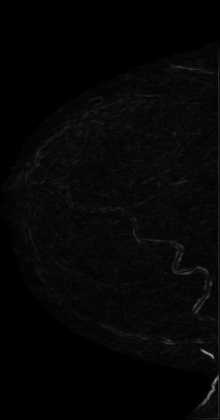
%> input picture threshold/line_strengthed_1.jpg, 220 x 420 px, shrunk from 2100 x 4000 before the run
$ octave thresholded.m   (GNU Octave 9; MATLAB toolbox functions it lacks are replaced by stand-ins)
%> lines starting %> are read from the running program, lines starting %| are printed output that depends on the picture; in (x1, y1, x2, y2) boxes, pixels count from 0 and x2, y2 are one past the last pixel; in counts of white or black regions, pixels touching at a corner belong together; the program's own positions count from 1
close all;
clear;
I = imread('line_strengthed_1.jpg');
%> I is the input picture: size 420x220x3 uint8; min 0, max 162, mean 5.8
% 初始化灰度直方圖
H = zeros(256);

% 計算灰度直方圖
[l, w] = size(I);
%> l = 420; w = 660
for r = 1:l
    for c = 1:w
        index = I(r, c) + 1;
        H(index) = H(index) + 1;
    end
end
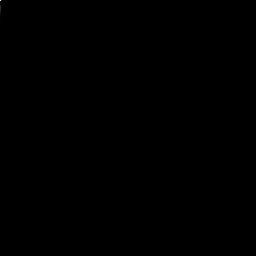
%> H: size 256x256 double; min 0, max 109896, mean 4.2; drawn with min black and max white
% 顯示灰度直方圖
figure;
hist = bar(0:255, H, 'histc');
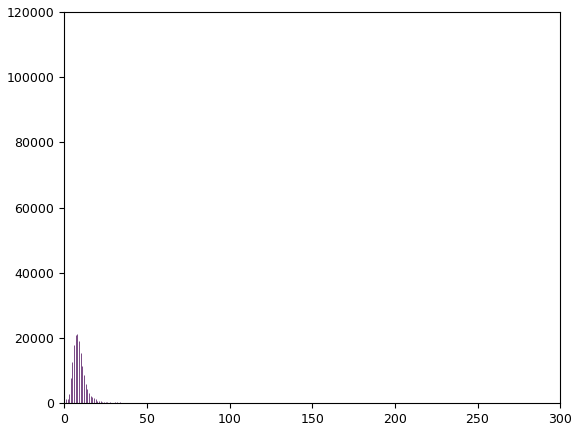
%> figure redrawn from the program's plot data; tallest bar 109896 high, from x = 0 to 0.0025
max = 40;
% 閾值
index = 40;

sum = 0;
for j = 1:256
    sum = sum + j * H(j);
end
%> this loop made 256 passes
%> sum on passes 1 to 3: 109896, 112662, 116163
%> after the loop, sum = 1875903
n_pixels = l * w;
%> n_pixels = 277200
n_current_pixels = 0;
average_gray_value = 0;
% 尋找最大類間方差
for i = 1:255
    gray_value = i * H(i)  + average_gray_value * n_current_pixels ;
    n_current_pixels = n_current_pixels + H(i);
    average_gray_value  = gray_value / n_current_pixels;
    average_gray_value2 = (sum-gray_value)/(n_pixels - n_current_pixels)
    s = n_current_pixels * (n_pixels - n_current_pixels) / n_pixels^2  * (average_gray_value-average_gray_value2)^2;
    if (s > max)
        max = s;
        index = i;
    end
end
%> this loop made 255 passes
%> (gray_value, n_current_pixels, average_gray_value, average_gray_value2, s) on passes 1 to 3: (109896, 109896, 1, 10.56, 21.85), (112662, 111279, 1.01, 10.63, 22.21), (116163, 112446, 1.03, 10.68, 22.44)
%> after the loop, index = 40; max = 40; n_current_pixels = 277200
th = index
%> th = 40
I2 = zeros(size(I));
I2 (find(I>=th)) = 255;
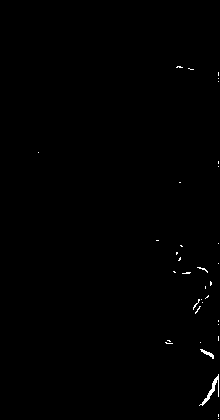
%> I2: size 420x220x3 double; 0.37% white in thin lines or dots, all inside (x1, y1, x2, y2) = (38, 66, 219, 419)
I2 (find(I<th)) = 0;
figure;
imshow(I2)
imwrite(I2,'thresholded_line_strengthed_1.jpg');
